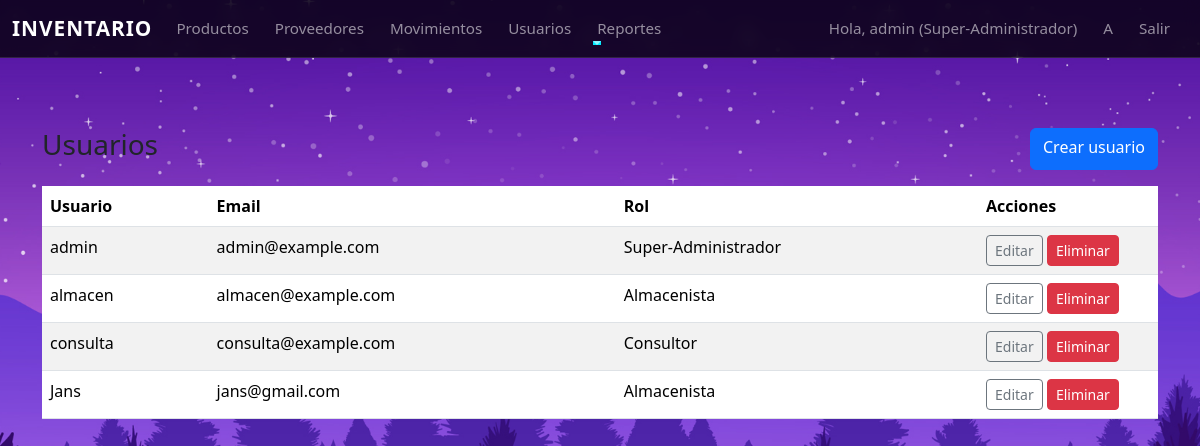
The app's page /users (signed in), older data.
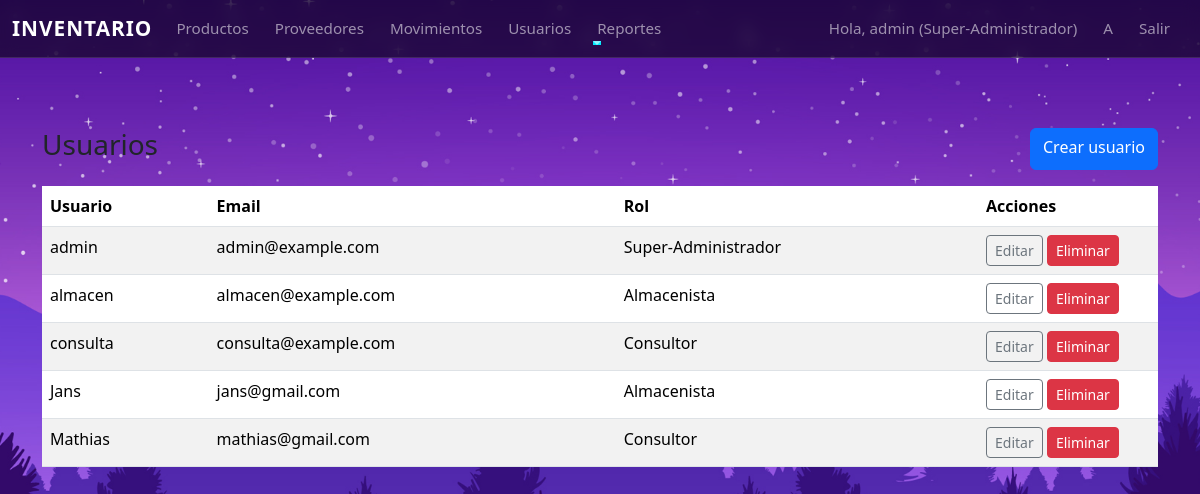
The same page, newer data.
### app/models.py (models this page shows, shortened)
class User(UserMixin, db.Model):
    __tablename__ = 'usuarios'
    id = db.Column(db.Integer, primary_key=True)
    username = db.Column(db.String(80), unique=True, nullable=False)
    email = db.Column(db.String(120), unique=True, nullable=False)
    password_hash = db.Column(db.String(128), nullable=False)
    role_id = db.Column(db.Integer, db.ForeignKey('roles.id'), nullable=False)

class Role(db.Model):
    __tablename__ = 'roles'
    id = db.Column(db.Integer, primary_key=True)
    name = db.Column(db.String(64), unique=True, nullable=False)  # e.g. Super-Administrador, Almacenista, Consultor
    description = db.Column(db.String(200))
    users = db.relationship('User', backref='role', lazy=True)

### app/routes.py (the view)
@bp.route('/users')
@login_required
@roles_required('Super-Administrador')
def users_list():
    users = User.query.all()
    return render_template('users_list.html', users=users)

### app/models.py (called while the page is built)
@login_manager.user_loader
def load_user(user_id):
    return User.query.get(int(user_id))

### app/utils.py (called while the page is built)
def roles_required(*roles):
    def decorator(f):
        @wraps(f)
        def decorated_function(*args, **kwargs):
            if not current_user.is_authenticated:
                abort(403)
            if current_user.role is None:
                abort(403)
            if current_user.role.name not in roles:
                abort(403)
            return f(*args, **kwargs)
        return decorated_function
    return decorator

### app/templates/users_list.html (shortened to what this page needs)
{% extends "base.html" %}
{% block content %}
<div class="d-flex justify-content-between mb-3">
  <h3>Usuarios</h3>
  {% if current_user.role.name == 'Super-Administrador' %}
    <a class="btn btn-primary" href="{{ url_for('main.register') }}">
      Crear usuario
    </a>
  {% endif %}
</div>
<table class="table table-striped">
  <thead>
    <tr>
      <th>Usuario</th>
      <th>Email</th>
      <th>Rol</th>
      <th style="width: 180px;">Acciones</th>
    </tr>
  </thead>
  <tbody>
    {% for u in users %}
    <tr>
      <td>{{ u.username }}</td>
      <td>{{ u.email }}</td>
      <td>{{ u.role.name if u.role else '-' }}</td>
      <td>
        {% if current_user.role.name == 'Super-Administrador' %}
          <a
            class="btn btn-sm btn-outline-secondary"
            href="{{ url_for('main.user_edit', id=u.id) }}">
            Editar
          </a>
          <form
            method="post"
            action="{{ url_for('main.user_delete', id=u.id) }}"
            style="display:inline;"
            onsubmit="return confirm('¿Seguro que deseas eliminar este usuario?');">
            <button class="btn btn-sm btn-danger">
              Eliminar
            </button>
          </form>
        {% else %}
          <span class="text-muted small">Sin permisos</span>
        {% endif %}
      </td>
    </tr>
    {% endfor %}
  </tbody>
</table>
{% endblock %}

### app/templates/base.html (shortened to what this page needs)
<!doctype html>
<html lang="es">
<head>
  <link href="https://cdn.jsdelivr.net/npm/bootstrap@5.3.2/dist/css/bootstrap.min.css" rel="stylesheet">
  <link rel="stylesheet" href="{{ url_for('static', filename='styles.css') }}">
</head>
<body>
<nav class="navbar navbar-expand-lg navbar-dark bg-dark mb-3">
  <div class="container-fluid">
    <a class="navbar-brand" href="{{ url_for('main.dashboard') }}">Inventario</a>
    <div class="collapse navbar-collapse" id="nav">
      <ul class="navbar-nav me-auto">
        {% if current_user.is_authenticated %}
        <li class="nav-item"><a class="nav-link" href="{{ url_for('main.productos_list') }}">Productos</a></li>
        <li class="nav-item"><a class="nav-link" href="{{ url_for('main.proveedores_list') }}">Proveedores</a></li>
        <li class="nav-item"><a class="nav-link" href="{{ url_for('main.movimientos_list') }}">Movimientos</a></li>
        {% if current_user.is_authenticated and current_user.role.name == 'Super-Administrador' %}
        <li class="nav-item">
        <a class="nav-link" href="{{ url_for('main.users_list') }}">Usuarios</a>
        </li>
        {% endif %}
        <li class="nav-item dropdown">
          <a class="nav-link dropdown-toggle" href="#" data-bs-toggle="dropdown">Reportes</a>
        </li>
        {% endif %}
      </ul>
      <ul class="navbar-nav">
        {% if current_user.is_authenticated %}
          <li class="nav-item"><span class="nav-link">Hola, {{ current_user.username }} ({{ current_user.role.name }})</span></li>
          {% if current_user.role.name == 'Super-Administrador' %}
            <li class="nav-item"><a class="nav-link" href="{{ url_for('main.register') }}">A</a></li>
          {% endif %}
          <li class="nav-item"><a class="nav-link" href="{{ url_for('main.logout') }}">Salir</a></li>
        {% else %}
          <li class="nav-item"><a class="nav-link" href="{{ url_for('main.login') }}">Iniciar sesión</a></li>
        {% endif %}
      </ul>
    </div>
  </div>
</nav>
<div class="container">
  {% block content %}{% endblock %}
</div>
</body>
</html>

### app/static/styles.css (style rules this page uses)
.navbar { background: rgba(0,0,0,0.55) !important; backdrop-filter: blur(8px); border-bottom: 1px solid rgba(255,255,255,0.12); transition: background 0.3s ease; }
.navbar-brand { font-weight: 700; font-size: 1.3rem; letter-spacing: 1px; text-transform: uppercase; transition: transform .2s ease; }
.nav-link { position: relative; margin-right: 10px; font-size: 0.95rem; transition: color .2s ease; }
.nav-link::after { content: ""; position: absolute; width: 0; height: 2px; bottom: 3px; left: 0; background-color: #00eaff; transition: width .25s ease-in-out; }
.container { margin-top: 70px; }
html, body { height: 100%; margin: 0; padding: 0; }
body { background-image: url("../img.jpg"); background-size: cover; background-position: center; background-repeat: no-repeat; background-attachment: fixed; }

Row changes from the older to the newer data that the page shows:
added User: username "Mathias", email "mathias@gmail.com", role "Consultor"
